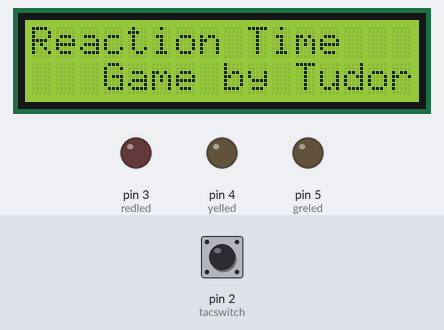
Bench run of a sketch on a simulated Arduino Uno, built with avr-gcc and run on an emulated ATmega328P. Shown: 16×2 character LCD, output pins drawn as LEDs (lit = HIGH). The inputs (shaded band) are chosen by the test bench; at power-on: pin 2 (tacswitch) HIGH. Random numbers use the default seed unless the sketch sets one; what the sketch prints to the serial monitor is not drawn.

Above: at 0.1 s.
4.9 s: pin 2 (tacswitch) pulled LOW for 1 s
At 6.2 s:
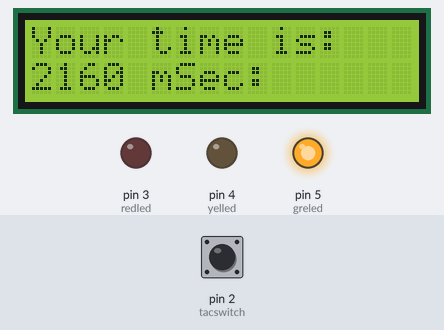
7.4 s: pin 2 (tacswitch) pulled LOW for 0.15 s
At 8.3 s:
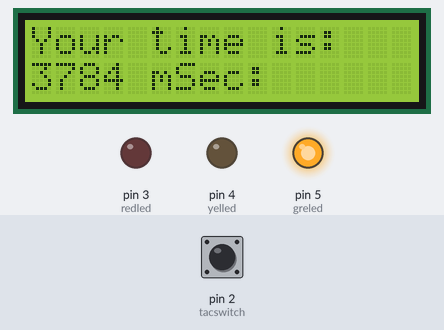
9.0 s: pin 2 (tacswitch) pulled LOW for 0.15 s
At 10.2 s:
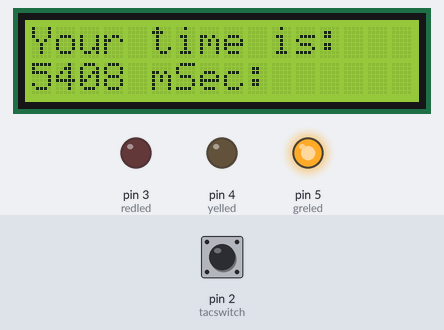
10.6 s: pin 2 (tacswitch) pulled LOW for 1 s
At 12.0 s:
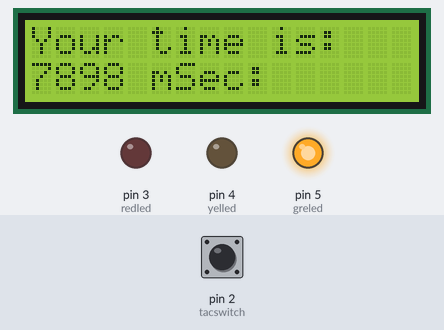
Timing chart, 0 to 13.6 s (numbered marks = the images above; inputs shaded):
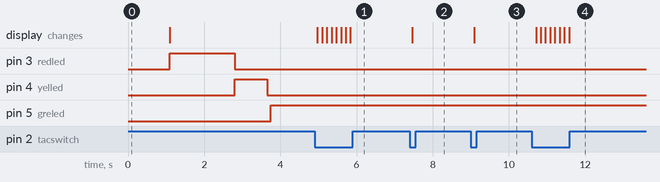

The sketch:

proiect_joc_doi.ino
```cpp
#include <LCD_I2C.h>                                            //I2C LCD Driver
LCD_I2C lcd(0x27, 16, 2);                                       //setup lcd at hex addy 0x27, 16 columns, 2 rows

#define tacswitch 2                                             //tacswitch =2
#define redled 3                                                //redled =8
#define yelled 4                                                //yelled =9
#define greled 5                                               //greled =10

  long starttime = millis();                                    //start counter
  float redrand = random(100, 2000);                            // red led on for random time up to 2 seconds
  float yelrand = random(100, 3000);                            // yel led on for random time up to 3 sec


void setup() {

  Serial.begin(115200);

  pinMode(redled, OUTPUT);
  pinMode(yelled, OUTPUT);
  pinMode(greled, OUTPUT);
  pinMode(tacswitch, INPUT_PULLUP);
  digitalWrite(redled, LOW);
  digitalWrite(yelled, LOW);
  digitalWrite(greled, LOW);

  lcd.begin();
  lcd.backlight();
  lcd.print("Reaction Time");
  lcd.setCursor(0,1);
  lcd.print("   Game by Tudor");
  delay(1000);
  lcd.clear();
  //lcd.noBacklight();

  digitalWrite(redled,HIGH);
  delay(redrand);
  digitalWrite(redled,LOW);

  digitalWrite(yelled,HIGH);
  delay(yelrand);
  digitalWrite(yelled,LOW);
}

void loop() {
  delay(100);
  digitalWrite(greled, HIGH);

  if (digitalRead(2) == 0){

  long stoptime = millis();
  long mytime = (stoptime - starttime-1100-redrand-yelrand);
  lcd.setCursor(0,0);
  lcd.print("Your time is:");
  lcd.setCursor(0,1);
  lcd.print(mytime);
  lcd.print(" mSec:");


Serial.print("start - ");
Serial.println(starttime);
Serial.print("stop - ");
Serial.println(stoptime);
Serial.print("mytime - ");
Serial.print(mytime);
  }
}
```

Measured:
- after the input at 4.9 s, the display: first changes after 0.07 s (image 1 shows a later state)
- after the input at 7.4 s, the display: changes after 0.06 s (image 2)
- after the input at 9.0 s, the display: changes after 0.09 s (image 3)
- after the input at 10.6 s, the display: first changes after 0.11 s (image 4 shows a later state)
